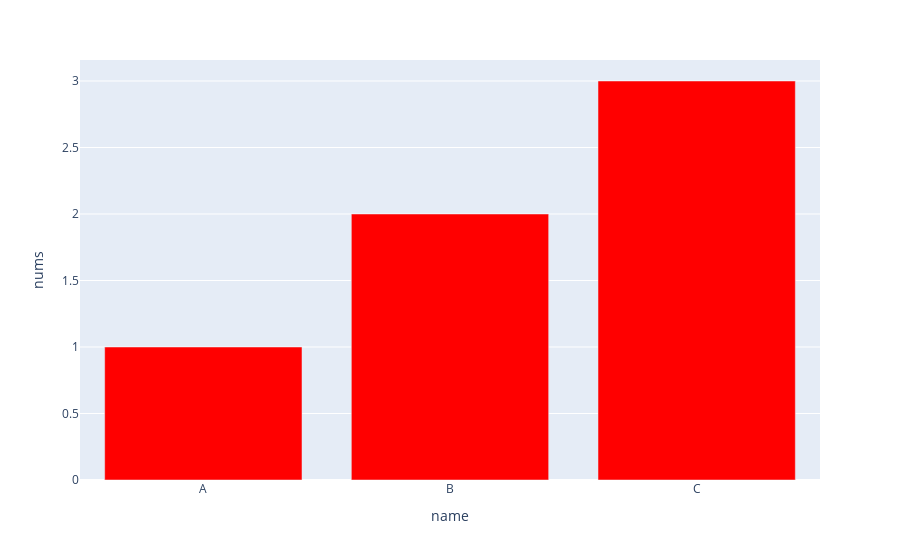

Notebook cell for this chart:
### Code cell
df = pd.DataFrame(data={'name':['A','B','C'],
                        'nums':[1,2,3]})
fig = px.bar(df, x='name', y='nums')
fig['data'][0]['marker']['color'] = 'red'
print(fig['data'] )
fig.show()

### Figure 1 — Plotly figure (JSON) as saved in the notebook; plotly's stock layout.template omitted (floating-point values rounded to 4 significant figures)
{"data": [{"alignmentgroup": "True", "hovertemplate": "name=%{x}<br>nums=%{y}<extra></extra>", "legendgroup": "", "marker": {"color": "red", "pattern": {"shape": ""}}, "name": "", "offsetgroup": "", "orientation": "v", "showlegend": false, "textposition": "auto", "type": "bar", "x": ["A", "B", "C"], "xaxis": "x", "y": [1, 2, 3], "yaxis": "y"}], "layout": {"barmode": "relative", "legend": {"tracegroupgap": 0}, "margin": {"t": 60}, "xaxis": {"anchor": "y", "domain": [0, 1], "title": {"text": "name"}}, "yaxis": {"anchor": "x", "domain": [0, 1], "title": {"text": "nums"}}}}
